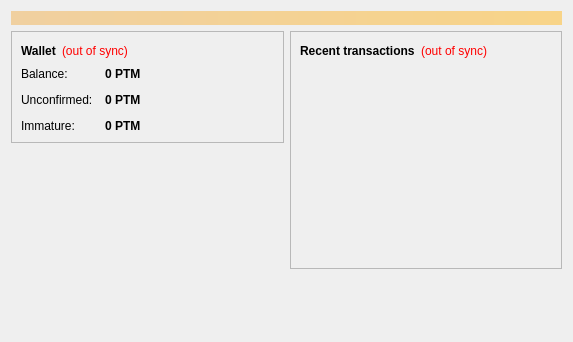
<?xml version="1.0" encoding="UTF-8"?>
<ui version="4.0">
 <class>OverviewPage</class>
 <widget class="QWidget" name="OverviewPage">
  <property name="geometry">
   <rect>
    <x>0</x>
    <y>0</y>
    <width>573</width>
    <height>342</height>
   </rect>
  </property>
  <property name="windowTitle">
   <string>Form</string>
  </property>
  <layout class="QVBoxLayout" name="topLayout">
   <item>
    <widget class="QLabel" name="labelAlerts">
     <property name="visible">
      <bool>false</bool>
     </property>
     <property name="styleSheet">
      <string notr="true">background-color: qlineargradient(x1: 0, y1: 0, x2: 1, y2: 0, stop:0 #F0D0A0, stop:1 #F8D488); color:#000000;</string>
     </property>
     <property name="wordWrap">
      <bool>true</bool>
     </property>
     <property name="margin">
      <number>3</number>
     </property>
    </widget>
   </item>
   <item>
    <layout class="QHBoxLayout" name="horizontalLayout" stretch="1,1">
     <item>
      <layout class="QVBoxLayout" name="verticalLayout_2">
       <item>
        <widget class="QFrame" name="frame">
         <property name="frameShape">
          <enum>QFrame::StyledPanel</enum>
         </property>
         <property name="frameShadow">
          <enum>QFrame::Raised</enum>
         </property>
         <layout class="QVBoxLayout" name="verticalLayout_4">
          <item>
           <layout class="QHBoxLayout" name="horizontalLayout_4">
            <item>
             <widget class="QLabel" name="label_5">
              <property name="font">
               <font>
                <weight>75</weight>
                <bold>true</bold>
               </font>
              </property>
              <property name="text">
               <string>Wallet</string>
              </property>
             </widget>
            </item>
            <item>
             <widget class="QLabel" name="labelWalletStatus">
              <property name="toolTip">
               <string>The displayed information may be out of date. Your wallet automatically synchronizes with the PocketTest network after a connection is established, but this process has not completed yet.</string>
              </property>
              <property name="styleSheet">
               <string notr="true">QLabel { color: red; }</string>
              </property>
              <property name="text">
               <string notr="true">(out of sync)</string>
              </property>
              <property name="alignment">
               <set>Qt::AlignLeading|Qt::AlignLeft|Qt::AlignVCenter</set>
              </property>
             </widget>
            </item>
            <item>
             <spacer name="horizontalSpacer_2">
              <property name="orientation">
               <enum>Qt::Horizontal</enum>
              </property>
              <property name="sizeHint" stdset="0">
               <size>
                <width>40</width>
                <height>20</height>
               </size>
              </property>
             </spacer>
            </item>
           </layout>
          </item>
          <item>
           <layout class="QFormLayout" name="formLayout_2">
            <property name="fieldGrowthPolicy">
             <enum>QFormLayout::AllNonFixedFieldsGrow</enum>
            </property>
            <property name="horizontalSpacing">
             <number>12</number>
            </property>
            <property name="verticalSpacing">
             <number>12</number>
            </property>
            <item row="0" column="0">
             <widget class="QLabel" name="label">
              <property name="text">
               <string>Balance:</string>
              </property>
             </widget>
            </item>
            <item row="0" column="1">
             <widget class="QLabel" name="labelBalance">
              <property name="font">
               <font>
                <weight>75</weight>
                <bold>true</bold>
               </font>
              </property>
              <property name="cursor">
               <cursorShape>IBeamCursor</cursorShape>
              </property>
              <property name="toolTip">
               <string>Your current balance</string>
              </property>
              <property name="text">
               <string notr="true">0 PTM</string>
              </property>
              <property name="textInteractionFlags">
               <set>Qt::LinksAccessibleByMouse|Qt::TextSelectableByKeyboard|Qt::TextSelectableByMouse</set>
              </property>
             </widget>
            </item>
            <item row="1" column="0">
             <widget class="QLabel" name="label_3">
              <property name="text">
               <string>Unconfirmed:</string>
              </property>
             </widget>
            </item>
            <item row="1" column="1">
             <widget class="QLabel" name="labelUnconfirmed">
              <property name="font">
               <font>
                <weight>75</weight>
                <bold>true</bold>
               </font>
              </property>
              <property name="cursor">
               <cursorShape>IBeamCursor</cursorShape>
              </property>
              <property name="toolTip">
               <string>Total of transactions that have yet to be confirmed, and do not yet count toward the current balance</string>
              </property>
              <property name="text">
               <string notr="true">0 PTM</string>
              </property>
              <property name="textInteractionFlags">
               <set>Qt::LinksAccessibleByMouse|Qt::TextSelectableByKeyboard|Qt::TextSelectableByMouse</set>
              </property>
             </widget>
            </item>
            <item row="2" column="0">
             <widget class="QLabel" name="labelImmatureText">
              <property name="text">
               <string>Immature:</string>
              </property>
             </widget>
            </item>
            <item row="2" column="1">
             <widget class="QLabel" name="labelImmature">
              <property name="font">
               <font>
                <weight>75</weight>
                <bold>true</bold>
               </font>
              </property>
              <property name="toolTip">
               <string>Mined balance that has not yet matured</string>
              </property>
              <property name="text">
               <string notr="true">0 PTM</string>
              </property>
              <property name="textInteractionFlags">
               <set>Qt::LinksAccessibleByMouse|Qt::TextSelectableByKeyboard|Qt::TextSelectableByMouse</set>
              </property>
             </widget>
            </item>
           </layout>
          </item>
         </layout>
        </widget>
       </item>
       <item>
        <spacer name="verticalSpacer">
         <property name="orientation">
          <enum>Qt::Vertical</enum>
         </property>
         <property name="sizeHint" stdset="0">
          <size>
           <width>20</width>
           <height>40</height>
          </size>
         </property>
        </spacer>
       </item>
      </layout>
     </item>
     <item>
      <layout class="QVBoxLayout" name="verticalLayout_3">
       <item>
        <widget class="QFrame" name="frame_2">
         <property name="frameShape">
          <enum>QFrame::StyledPanel</enum>
         </property>
         <property name="frameShadow">
          <enum>QFrame::Raised</enum>
         </property>
         <layout class="QVBoxLayout" name="verticalLayout">
          <item>
           <layout class="QHBoxLayout" name="horizontalLayout_2">
            <item>
             <widget class="QLabel" name="label_4">
              <property name="text">
               <string>&lt;b&gt;Recent transactions&lt;/b&gt;</string>
              </property>
             </widget>
            </item>
            <item>
             <widget class="QLabel" name="labelTransactionsStatus">
              <property name="toolTip">
               <string>The displayed information may be out of date. Your wallet automatically synchronizes with the PocketTest network after a connection is established, but this process has not completed yet.</string>
              </property>
              <property name="styleSheet">
               <string notr="true">QLabel { color: red; }</string>
              </property>
              <property name="text">
               <string notr="true">(out of sync)</string>
              </property>
              <property name="alignment">
               <set>Qt::AlignRight|Qt::AlignTrailing|Qt::AlignVCenter</set>
              </property>
             </widget>
            </item>
            <item>
             <spacer name="horizontalSpacer">
              <property name="orientation">
               <enum>Qt::Horizontal</enum>
              </property>
              <property name="sizeHint" stdset="0">
               <size>
                <width>40</width>
                <height>20</height>
               </size>
              </property>
             </spacer>
            </item>
           </layout>
          </item>
          <item>
           <widget class="QListView" name="listTransactions">
            <property name="styleSheet">
             <string notr="true">QListView { background: transparent; }</string>
            </property>
            <property name="frameShape">
             <enum>QFrame::NoFrame</enum>
            </property>
            <property name="verticalScrollBarPolicy">
             <enum>Qt::ScrollBarAlwaysOff</enum>
            </property>
            <property name="horizontalScrollBarPolicy">
             <enum>Qt::ScrollBarAlwaysOff</enum>
            </property>
            <property name="selectionMode">
             <enum>QAbstractItemView::NoSelection</enum>
            </property>
           </widget>
          </item>
         </layout>
        </widget>
       </item>
       <item>
        <spacer name="verticalSpacer_2">
         <property name="orientation">
          <enum>Qt::Vertical</enum>
         </property>
         <property name="sizeHint" stdset="0">
          <size>
           <width>20</width>
           <height>40</height>
          </size>
         </property>
        </spacer>
       </item>
      </layout>
     </item>
    </layout>
   </item>
  </layout>
 </widget>
 <resources/>
 <connections/>
</ui>
